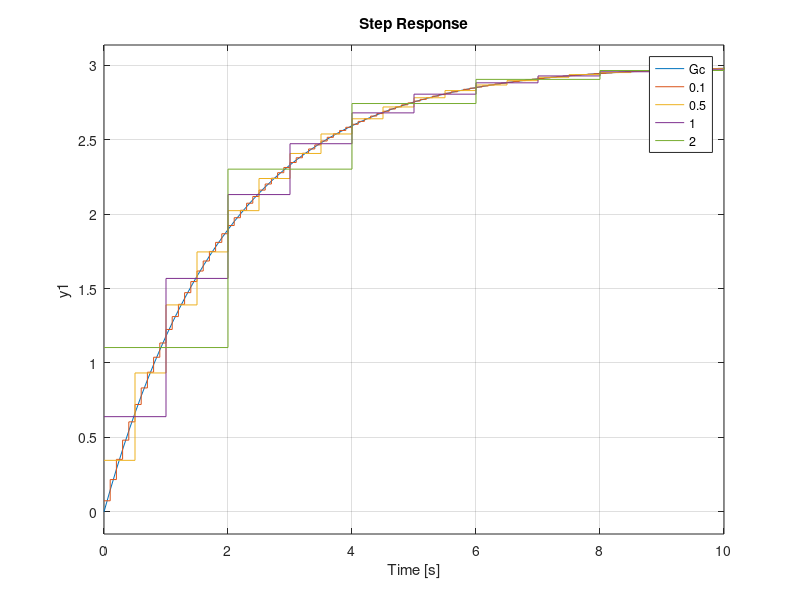
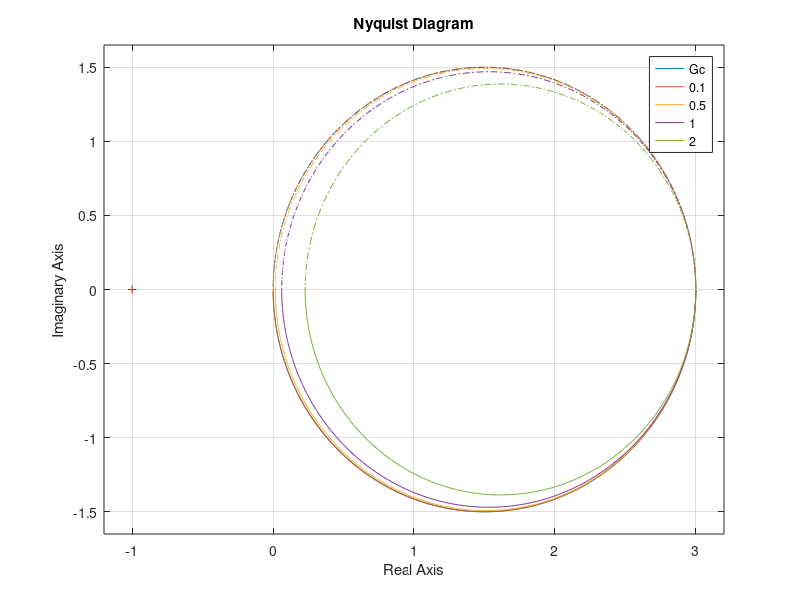

MATLAB code to generate these figures, in order:
clc, clear all, close all;
Gc = tf(3,[2 1]);
Gd1 = c2d(Gc,0.1,'foh')
Gd2 = c2d(Gc,0.5,'foh')
Gd3 = c2d(Gc,1,'foh')
Gd4 = c2d(Gc,2,'foh')
step(Gc,Gd1,Gd2,Gd3,Gd4,10)
legend('Gc','0.1','0.5','1','2')
figure(2)
nyquist(Gc,Gd1,Gd2,Gd3,Gd4)
legend('Gc','0.1','0.5','1','2')